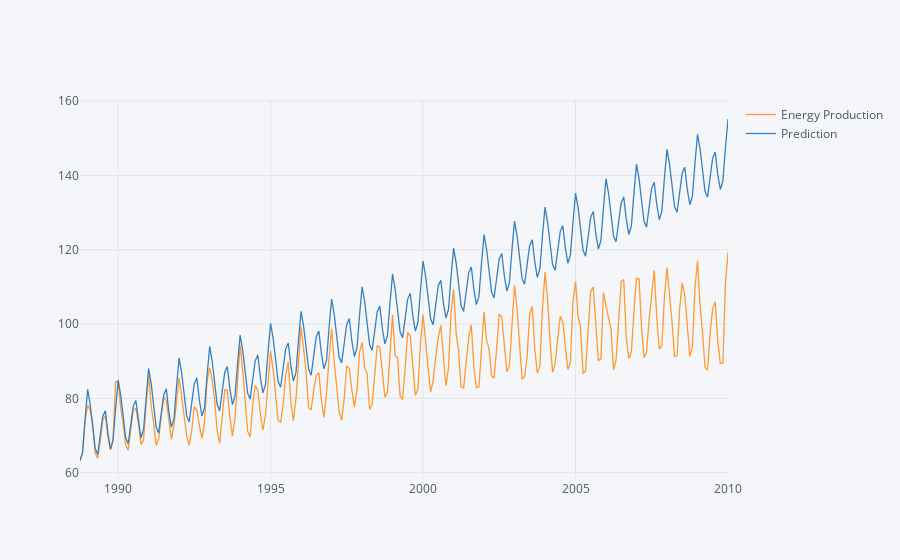

The code cell stored with this chart in its notebook:
### Code cell
future_forecast = pd.DataFrame(future_forecast,index = test.index,columns=['Prediction'])
pd.concat([test,future_forecast],axis=1).iplot()

### Figure 1 — Plotly figure (JSON) as saved in the notebook; plotly's stock layout.template omitted (floating-point values rounded to 4 significant figures; data arrays with more than 128 entries replaced by an {"elided": "..."} marker saying what was removed)
{"data": [{"line": {"color": "rgba(255, 153, 51, 1.0)", "dash": "solid", "shape": "linear", "width": 1.3}, "mode": "lines", "name": "Energy Production", "text": "", "type": "scatter", "x": {"elided": "256 str values"}, "y": {"elided": "256 float values"}}, {"line": {"color": "rgba(55, 128, 191, 1.0)", "dash": "solid", "shape": "linear", "width": 1.3}, "mode": "lines", "name": "Prediction", "text": "", "type": "scatter", "x": {"elided": "256 str values"}, "y": {"elided": "256 float values"}}], "layout": {"legend": {"bgcolor": "#F5F6F9", "font": {"color": "#4D5663"}}, "paper_bgcolor": "#F5F6F9", "plot_bgcolor": "#F5F6F9", "title": {"font": {"color": "#4D5663"}}, "xaxis": {"gridcolor": "#E1E5ED", "showgrid": true, "tickfont": {"color": "#4D5663"}, "title": {"font": {"color": "#4D5663"}, "text": ""}, "zerolinecolor": "#E1E5ED"}, "yaxis": {"gridcolor": "#E1E5ED", "showgrid": true, "tickfont": {"color": "#4D5663"}, "title": {"font": {"color": "#4D5663"}, "text": ""}, "zerolinecolor": "#E1E5ED"}}}
